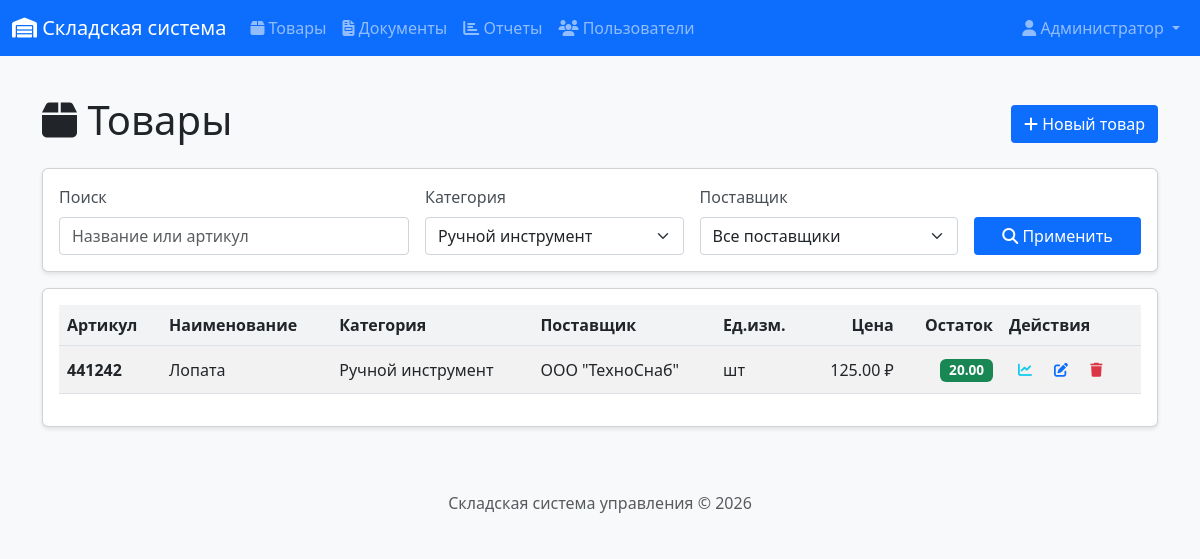
/products/?category_id=2 (signed in), run on the app's committed database.
### app/models.py (models this page shows, shortened)
class User(UserMixin, db.Model):
    __tablename__ = 'users'
    id = db.Column(db.Integer, primary_key=True)
    username = db.Column(db.String(64), unique=True, nullable=False)
    email = db.Column(db.String(120), unique=True, nullable=False)
    password_hash = db.Column(db.String(256))
    full_name = db.Column(db.String(100))
    role = db.Column(db.String(20), default='manager')  # admin, manager, storekeeper
    created_at = db.Column(db.DateTime, default=datetime.utcnow)
    documents_created = db.relationship('Document', backref='author', lazy='dynamic')
    def is_admin(self):
        return self.role == 'admin'
    def is_manager(self):
        return self.role in ['admin', 'manager']

class Product(db.Model):
    __tablename__ = 'products'
    id = db.Column(db.Integer, primary_key=True)
    article = db.Column(db.String(50), unique=True, nullable=False)
    name = db.Column(db.String(200), nullable=False)
    unit = db.Column(db.String(20), nullable=False, default='шт')  # шт, кг, м
    price = db.Column(db.Numeric(10, 2), nullable=False, default=0)
    category_id = db.Column(db.Integer, db.ForeignKey('categories.id'))
    supplier_id = db.Column(db.Integer, db.ForeignKey('suppliers.id'))
    created_at = db.Column(db.DateTime, default=datetime.utcnow)
    updated_at = db.Column(db.DateTime, default=datetime.utcnow, onupdate=datetime.utcnow)
    balances = db.relationship('StockBalance', backref='product', lazy='dynamic')
    document_items = db.relationship('DocumentItem', backref='product', lazy='dynamic')

class Category(db.Model):
    __tablename__ = 'categories'
    id = db.Column(db.Integer, primary_key=True)
    name = db.Column(db.String(50), nullable=False, unique=True)
    description = db.Column(db.String(200))
    products = db.relationship('Product', backref='category', lazy='dynamic')

class Supplier(db.Model):
    __tablename__ = 'suppliers'
    id = db.Column(db.Integer, primary_key=True)
    name = db.Column(db.String(100), nullable=False)
    inn = db.Column(db.String(12), unique=True)
    contact_person = db.Column(db.String(100))
    phone = db.Column(db.String(20))
    email = db.Column(db.String(120))
    address = db.Column(db.String(200))
    created_at = db.Column(db.DateTime, default=datetime.utcnow)
    products = db.relationship('Product', backref='supplier', lazy='dynamic')
    documents = db.relationship('Document', backref='supplier', lazy='dynamic')

### app/routes/products.py (the view)
@bp.route('/')
@login_required
def product_list():
    page = request.args.get('page', 1, type=int)
    per_page = 20
    category_id = request.args.get('category_id', type=int)
    supplier_id = request.args.get('supplier_id', type=int)
    search = request.args.get('search', '')
    query = Product.query
    if category_id:
        query = query.filter_by(category_id=category_id)
    if supplier_id:
        query = query.filter_by(supplier_id=supplier_id)
    if search:
        query = query.filter(
            (Product.name.ilike(f'%{search}%')) |
            (Product.article.ilike(f'%{search}%'))
        )
    products = query.order_by(Product.name).paginate(
        page=page, per_page=per_page, error_out=False
    )
    categories = Category.query.all()
    suppliers = Supplier.query.all()
    return render_template('products/list.html',
                          title='Товары',
                          products=products,
                          categories=categories,
                          suppliers=suppliers,
                          selected_category=category_id,
                          selected_supplier=supplier_id,
                          search=search)

### app/__init__.py (called while the page is built)
@login_manager.user_loader
def load_user(user_id):
    from app.models import User
    return User.query.get(int(user_id))

### app/templates/products/list.html (shortened to what this page needs)
{% extends "base.html" %}
{% block content %}
<div class="d-flex justify-content-between align-items-center mb-3">
    <h1><i class="fas fa-box"></i> Товары</h1>
    {% if current_user.is_manager() %}
    <a href="{{ url_for('products.product_create') }}" class="btn btn-primary">
        <i class="fas fa-plus"></i> Новый товар
    </a>
    {% endif %}
</div>
<div class="card mb-3">
    <div class="card-body">
        <form method="GET" class="row g-3">
            <div class="col-md-4">
                <label class="form-label">Поиск</label>
                <input type="text" name="search" class="form-control"
                       value="{{ search }}" placeholder="Название или артикул">
            </div>
            <div class="col-md-3">
                <label class="form-label">Категория</label>
                <select name="category_id" class="form-select">
                    {% for cat in categories %}
                    <option value="{{ cat.id }}" {% if selected_category == cat.id %}selected{% endif %}>
                        {{ cat.name }}
                    </option>
                    {% endfor %}
                </select>
            </div>
            <div class="col-md-3">
                <label class="form-label">Поставщик</label>
                <select name="supplier_id" class="form-select">
                    <option value="">Все поставщики</option>
                </select>
            </div>
            <div class="col-md-2 d-flex align-items-end">
                <button type="submit" class="btn btn-primary w-100">
                    <i class="fas fa-search"></i> Применить
                </button>
            </div>
        </form>
    </div>
</div>
<div class="card">
    <div class="card-body">
        <div class="table-responsive">
            <table class="table table-striped table-hover">
                <thead>
                    <tr>
                        <th>Артикул</th>
                        <th>Наименование</th>
                        <th>Категория</th>
                        <th>Поставщик</th>
                        <th>Ед.изм.</th>
                        <th class="text-end">Цена</th>
                        <th class="text-end">Остаток</th>
                        <th>Действия</th>
                    </tr>
                </thead>
                <tbody>
                    {% for product in products.items %}
                    <tr>
                        <td><strong>{{ product.article }}</strong></td>
                        <td>{{ product.name }}</td>
                        <td>{{ product.category.name if product.category else '-' }}</td>
                        <td>{{ product.supplier.name if product.supplier else '-' }}</td>
                        <td>{{ product.unit }}</td>
                        <td class="text-end">{{ product.price|round(2) }} ₽</td>
                        <td class="text-end">
                            {% set total = product.balances|sum(attribute='quantity') %}
                            {% if total > 0 %}
                                <span class="badge bg-success">{{ total|round(2) }}</span>
                            {% else %}
                                <span class="badge bg-secondary">0</span>
                            {% endif %}
                        </td>
                        <td>
                            <a href="{{ url_for('products.product_movement', id=product.id) }}"
                               class="btn btn-sm btn-outline-info" title="Движение">
                                <i class="fas fa-chart-line"></i>
                            </a>
                            {% if current_user.is_manager() %}
                            <a href="{{ url_for('products.product_edit', id=product.id) }}"
                               class="btn btn-sm btn-outline-primary" title="Редактировать">
                                <i class="fas fa-edit"></i>
                            </a>
                            <button type="button" class="btn btn-sm btn-outline-danger"
                                    onclick="if(confirm('Вы уверены, что хотите удалить товар {{ product.name }}? Это действие нельзя отменить!')) {
                                        document.getElementById('delete-form-{{ product.id }}').submit();
                                    }" title="Удалить">
                                <i class="fas fa-trash"></i>
                            </button>
                            {% endif %}
                        </td>
                    </tr>
                    {% endfor %}
                </tbody>
            </table>
        </div>
    </div>
</div>
{% endblock %}

### app/templates/base.html (shortened to what this page needs)
<!DOCTYPE html>
<html lang="ru">
<head>
    <link href="https://cdn.jsdelivr.net/npm/bootstrap@5.3.0/dist/css/bootstrap.min.css" rel="stylesheet">
    <link rel="stylesheet" href="https://cdnjs.cloudflare.com/ajax/libs/font-awesome/6.4.0/css/all.min.css">
    <link rel="stylesheet" href="{{ url_for('static', filename='css/style.css') }}">
</head>
<body>
    <nav class="navbar navbar-expand-lg navbar-dark bg-primary">
        <div class="container-fluid">
            <a class="navbar-brand" href="{{ url_for('index') }}">
                <i class="fas fa-warehouse"></i> Складская система
            </a>
            <div class="collapse navbar-collapse" id="navbarNav">
                {% if current_user.is_authenticated %}
                <ul class="navbar-nav me-auto">
                    <li class="nav-item">
                        <a class="nav-link" href="{{ url_for('products.product_list') }}">
                            <i class="fas fa-box"></i> Товары
                        </a>
                    </li>
                    <li class="nav-item">
                        <a class="nav-link" href="{{ url_for('documents.document_list') }}">
                            <i class="fas fa-file-invoice"></i> Документы
                        </a>
                    </li>
                    <li class="nav-item">
                        <a class="nav-link" href="{{ url_for('reports.stock_report') }}">
                            <i class="fas fa-chart-bar"></i> Отчеты
                        </a>
                    </li>
                    {% if current_user.is_admin() %}
                    <li class="nav-item">
                        <a class="nav-link" href="{{ url_for('auth.user_list') }}">
                            <i class="fas fa-users"></i> Пользователи
                        </a>
                    </li>
                    {% endif %}
                </ul>
                <ul class="navbar-nav">
                    <li class="nav-item dropdown">
                        <a class="nav-link dropdown-toggle" href="#" role="button" data-bs-toggle="dropdown">
                            <i class="fas fa-user"></i> {{ current_user.full_name or current_user.username }}
                        </a>
                    </li>
                </ul>
                {% endif %}
            </div>
        </div>
    </nav>
    <main class="container mt-4">
        {% block content %}{% endblock %}
    </main>
    <footer class="footer mt-5 py-3 bg-light">
        <div class="container text-center">
            <span class="text-muted">Складская система управления &copy; 2026</span>
        </div>
    </footer>
</body>
</html>

### app/static/css/style.css (style rules this page uses)
body { font-family: 'Segoe UI', Tahoma, Geneva, Verdana, sans-serif; background-color: #f8f9fa; min-height: 100vh; display: flex; flex-direction: column; margin: 0; padding: 0; }
.footer { margin-top: auto; width: 100%; background-color: #f8f9fa; padding: 1rem 0; text-align: center; }
.card { box-shadow: 0 2px 4px rgba(0,0,0,0.1); transition: transform 0.2s; }
.table th { background-color: #f1f3f5; font-weight: 600; }
.table td { vertical-align: middle; }
.badge { font-size: 0.85em; padding: 0.35em 0.65em; display: inline-block; white-space: nowrap; }
.form-label { font-weight: 500; color: #495057; display: block; margin-bottom: 0.5rem; }
.form-control, .form-select { display: block; width: 100%; padding: 0.375rem 0.75rem; font-size: 1rem; line-height: 1.5; color: #212529; background-color: #fff; border: 1px solid #ced4da; border-radius: 0.25rem; }
.btn { display: inline-block; font-weight: 400; line-height: 1.5; text-align: center; text-decoration: none; vertical-align: middle; cursor: pointer; padding: 0.375rem 0.75rem; font-size: 1rem; border-radius: 0.25rem; border: 1px solid transparent; }
.btn-sm { padding: 0.25rem 0.5rem; font-size: 0.875rem; border-radius: 0.2rem; }
p, strong, span, div { white-space: normal; word-break: normal; }

### data on the page
User: full_name "Администратор"
Product: article "441242", name "Лопата", category "Ручной инструмент", supplier "ООО \"ТехноСнаб\"", unit "шт", price "125.00", total "20.00"

### other printed values
form field category_id "Ручной инструмент"
